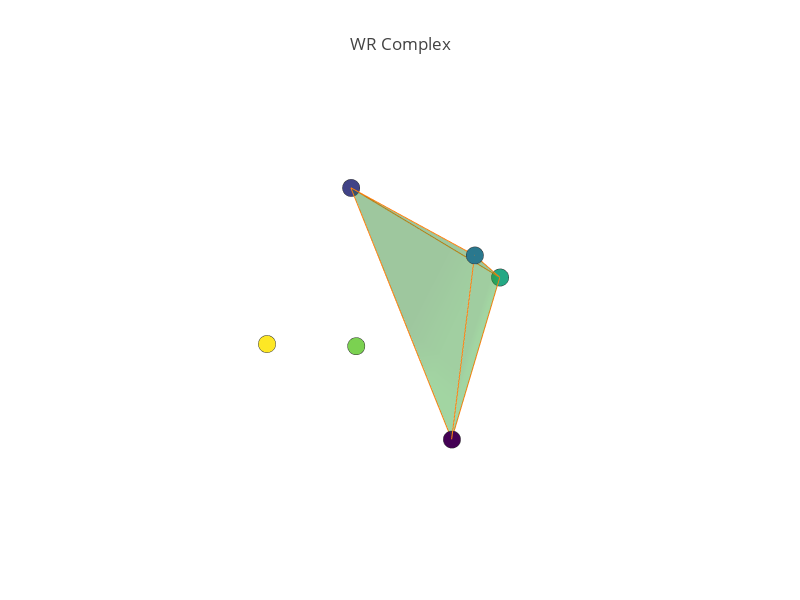

Here is the notebook cell this chart was saved with:
### Code cell
wr_complex = cmapper.build_complex(70)

fig = visualize_complex(wr_complex, 'WR Complex')
iplot(fig, filename='wr_complex')

### Figure 1 — Plotly figure (JSON) as saved in the notebook; plotly's stock layout.template omitted (floating-point values rounded to 4 significant figures)
{"data": [{"hoverinfo": "text", "marker": {"color": [0, 1, 2, 3, 4, 5], "colorscale": "Viridis", "line": {"color": "rgb(50,50,50)", "width": 0.5}, "size": 6, "symbol": "circle"}, "mode": "markers", "name": "Vertices", "text": ["0", "1", "2", "3", "4", "5"], "type": "scatter3d", "uid": "76ce1570-ac8f-11e8-920c-e7b07103075e", "x": [-1.058, -1.321, -1.148, -1.816, -1.242, -0.5754], "y": [2.186, 1.258, 2.15, 1.848, 1.317, 1.575], "z": [-1.427, -0.5867, -0.5411, -1.055, -1.499, -0.9528]}, {"mode": "lines", "name": "Edges", "type": "scatter3d", "uid": "76ce1750-ac8f-11e8-920c-e7b07103075e", "x": [-1.058, -1.321, null, -1.058, -1.148, null, -1.058, -1.816, null, -1.321, -1.148, null, -1.321, -1.816, null, -1.148, -1.816, null], "y": [2.186, 1.258, null, 2.186, 2.15, null, 2.186, 1.848, null, 1.258, 2.15, null, 1.258, 1.848, null, 2.15, 1.848, null], "z": [-1.427, -0.5867, null, -1.427, -0.5411, null, -1.427, -1.055, null, -0.5867, -0.5411, null, -0.5867, -1.055, null, -0.5411, -1.055, null]}, {"i": [0, 0, 0, 1], "j": [1, 1, 2, 2], "k": [2, 3, 3, 3], "name": "Faces", "opacity": 0.25, "type": "mesh3d", "uid": "76ce1822-ac8f-11e8-920c-e7b07103075e", "x": [-1.058, -1.321, -1.148, -1.816, -1.242, -0.5754], "y": [2.186, 1.258, 2.15, 1.848, 1.317, 1.575], "z": [-1.427, -0.5867, -0.5411, -1.055, -1.499, -0.9528]}], "layout": {"height": 600, "margin": {"t": 100}, "scene": {"xaxis": {"showbackground": false, "showgrid": false, "showline": false, "showticklabels": false, "title": "", "zeroline": false}, "yaxis": {"showbackground": false, "showgrid": false, "showline": false, "showticklabels": false, "title": "", "zeroline": false}, "zaxis": {"showbackground": false, "showgrid": false, "showline": false, "showticklabels": false, "title": "", "zeroline": false}}, "showlegend": false, "title": "WR Complex", "width": 800}}
